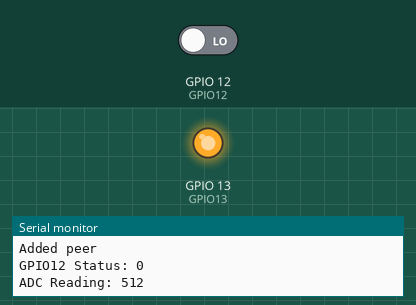
The sketch below on a simulated ESP8266 (NodeMCU). On the bench: output pins drawn as LEDs (lit = HIGH), the last lines printed to the serial monitor. The inputs (shaded band) are chosen by the test bench; at power-on: GPIO 12 (GPIO12) LOW.

Above: at 1.1 s.
At 4.1 s:
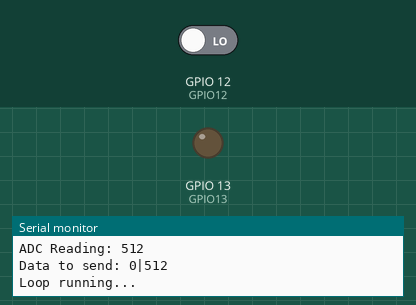
Timing chart, 0 to 5.6 s (numbered marks = the images above):
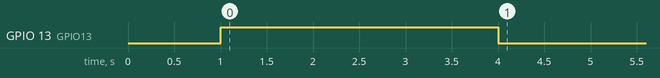

The sketch:

GarageDoorLockTransmitter.ino
```cpp
#include <ESP8266WiFi.h>
#include <espnow.h>

#define GPIO13 13
#define GPIO12 12

typedef struct struct_message {
  char a[240];
} struct_message;

struct_message myData;

void setup() {
  Serial.begin(9600);
  delay(1000); // Ensure this matches your serial monitor setting

  pinMode(GPIO13, OUTPUT);
  pinMode(GPIO12, INPUT);

  WiFi.mode(WIFI_STA);
  WiFi.disconnect();

  if (esp_now_init() != 0) {
    Serial.println("Error initializing ESP-NOW");
    delay(1000);
    return;
  }

  uint8_t broadcastAddress[] = {0x2C,0xF4,0x32,0x20,0x5D,0x1C}; // Replace with your receiver's MAC address
  if (esp_now_add_peer(broadcastAddress, ESP_NOW_ROLE_CONTROLLER, 0, NULL, 0) != 0) {
    Serial.println("Failed to add peer");
    delay(1000);
    return;
  } else {
    Serial.println("Added peer");
  }

  digitalWrite(GPIO13, HIGH);

  unsigned long startTime = millis();

  int gpio12_status = digitalRead(GPIO12);
  int adc_reading = analogRead(A0);

  // Debugging output
  Serial.print("GPIO12 Status: ");
  Serial.println(gpio12_status);
  Serial.print("ADC Reading: ");
  Serial.println(adc_reading);
  delay(1000);

  snprintf(myData.a, sizeof(myData.a), "%d|%d", gpio12_status, adc_reading);

  // Debugging output
  Serial.print("Data to send: ");
  Serial.println(myData.a);
  delay(1000);

  esp_now_send(broadcastAddress, (uint8_t *) &myData, sizeof(myData));
  delay(1000);

  if (millis() - startTime < 5000) {
    digitalWrite(GPIO13, LOW);
  } else {
    digitalWrite(GPIO13, LOW);
  }
}

void loop() {
  Serial.println("Loop running...");
  delay(1000); // Add a delay to avoid flooding the serial monitor
}

// 0x2C,0xF4,0x32,0x20,0x5D,0x1C
```
